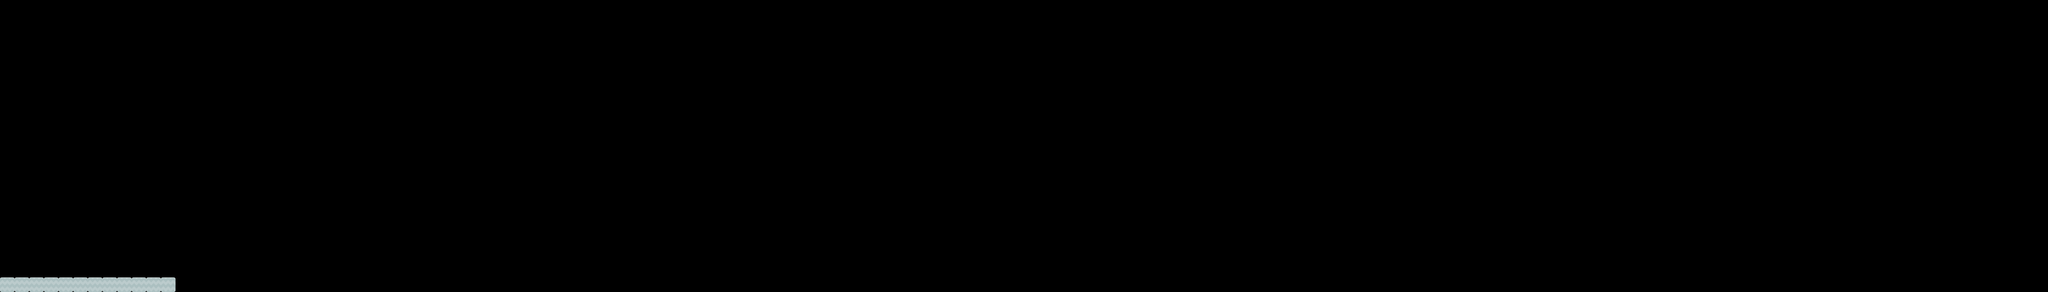

This game map was drawn from its Tiled (.tmx) file and the tilesets committed beside it. A one-line description and the full map source follow:
An orthogonal 140x20 tile map with 70x70 px tiles, 1 tile layer (Warstwa Kafelków 1) and 4 objects (2x Wall, Ground, Player).

<map version="1.0" tiledversion="1.0.3" orientation="orthogonal" renderorder="right-up" width="140" height="20" tilewidth="70" tileheight="70" nextobjectid="22">
 <tileset firstgid="1" source="Base pack - platformer game.tsx" />
 <objectgroup name="Walls">
  <object id="9" name="Ground" x="0" y="1330" width="9800" height="70" />
  <object id="10" name="Wall" x="560" y="1260" width="140" height="70" />
  <object id="20" name="Wall" x="630" y="1190" width="70" height="70" />
  <object id="21" name="Player" x="280" y="1050" width="66" height="92" />
 </objectgroup>
 <layer name="Warstwa Kafelków 1" width="140" height="20">
  <data encoding="csv">
0,0,0,0,0,0,0,0,0,0,0,0,0,0,0,0,0,0,0,0,0,0,0,0,0,0,0,0,0,0,0,0,0,0,0,0,0,0,0,0,0,0,0,0,0,0,0,0,0,0,0,0,0,0,0,0,0,0,0,0,0,0,0,0,0,0,0,0,0,0,0,0,0,0,0,0,0,0,0,0,0,0,0,0,0,0,0,0,0,0,0,0,0,0,0,0,0,0,0,0,0,0,0,0,0,0,0,0,0,0,0,0,0,0,0,0,0,0,0,0,0,0,0,0,0,0,0,0,0,0,0,0,0,0,0,0,0,0,0,0,
0,0,0,0,0,0,0,0,0,0,0,0,0,0,0,0,0,0,0,0,0,0,0,0,0,0,0,0,0,0,0,0,0,0,0,0,0,0,0,0,0,0,0,0,0,0,0,0,0,0,0,0,0,0,0,0,0,0,0,0,0,0,0,0,0,0,0,0,0,0,0,0,0,0,0,0,0,0,0,0,0,0,0,0,0,0,0,0,0,0,0,0,0,0,0,0,0,0,0,0,0,0,0,0,0,0,0,0,0,0,0,0,0,0,0,0,0,0,0,0,0,0,0,0,0,0,0,0,0,0,0,0,0,0,0,0,0,0,0,0,
0,0,0,0,0,0,0,0,0,0,0,0,0,0,0,0,0,0,0,0,0,0,0,0,0,0,0,0,0,0,0,0,0,0,0,0,0,0,0,0,0,0,0,0,0,0,0,0,0,0,0,0,0,0,0,0,0,0,0,0,0,0,0,0,0,0,0,0,0,0,0,0,0,0,0,0,0,0,0,0,0,0,0,0,0,0,0,0,0,0,0,0,0,0,0,0,0,0,0,0,0,0,0,0,0,0,0,0,0,0,0,0,0,0,0,0,0,0,0,0,0,0,0,0,0,0,0,0,0,0,0,0,0,0,0,0,0,0,0,0,
0,0,0,0,0,0,0,0,0,0,0,0,0,0,0,0,0,0,0,0,0,0,0,0,0,0,0,0,0,0,0,0,0,0,0,0,0,0,0,0,0,0,0,0,0,0,0,0,0,0,0,0,0,0,0,0,0,0,0,0,0,0,0,0,0,0,0,0,0,0,0,0,0,0,0,0,0,0,0,0,0,0,0,0,0,0,0,0,0,0,0,0,0,0,0,0,0,0,0,0,0,0,0,0,0,0,0,0,0,0,0,0,0,0,0,0,0,0,0,0,0,0,0,0,0,0,0,0,0,0,0,0,0,0,0,0,0,0,0,0,
0,0,0,0,0,0,0,0,0,0,0,0,0,0,0,0,0,0,0,0,0,0,0,0,0,0,0,0,0,0,0,0,0,0,0,0,0,0,0,0,0,0,0,0,0,0,0,0,0,0,0,0,0,0,0,0,0,0,0,0,0,0,0,0,0,0,0,0,0,0,0,0,0,0,0,0,0,0,0,0,0,0,0,0,0,0,0,0,0,0,0,0,0,0,0,0,0,0,0,0,0,0,0,0,0,0,0,0,0,0,0,0,0,0,0,0,0,0,0,0,0,0,0,0,0,0,0,0,0,0,0,0,0,0,0,0,0,0,0,0,
0,0,0,0,0,0,0,0,0,0,0,0,0,0,0,0,0,0,0,0,0,0,0,0,0,0,0,0,0,0,0,0,0,0,0,0,0,0,0,0,0,0,0,0,0,0,0,0,0,0,0,0,0,0,0,0,0,0,0,0,0,0,0,0,0,0,0,0,0,0,0,0,0,0,0,0,0,0,0,0,0,0,0,0,0,0,0,0,0,0,0,0,0,0,0,0,0,0,0,0,0,0,0,0,0,0,0,0,0,0,0,0,0,0,0,0,0,0,0,0,0,0,0,0,0,0,0,0,0,0,0,0,0,0,0,0,0,0,0,0,
0,0,0,0,0,0,0,0,0,0,0,0,0,0,0,0,0,0,0,0,0,0,0,0,0,0,0,0,0,0,0,0,0,0,0,0,0,0,0,0,0,0,0,0,0,0,0,0,0,0,0,0,0,0,0,0,0,0,0,0,0,0,0,0,0,0,0,0,0,0,0,0,0,0,0,0,0,0,0,0,0,0,0,0,0,0,0,0,0,0,0,0,0,0,0,0,0,0,0,0,0,0,0,0,0,0,0,0,0,0,0,0,0,0,0,0,0,0,0,0,0,0,0,0,0,0,0,0,0,0,0,0,0,0,0,0,0,0,0,0,
0,0,0,0,0,0,0,0,0,0,0,0,0,0,0,0,0,0,0,0,0,0,0,0,0,0,0,0,0,0,0,0,0,0,0,0,0,0,0,0,0,0,0,0,0,0,0,0,0,0,0,0,0,0,0,0,0,0,0,0,0,0,0,0,0,0,0,0,0,0,0,0,0,0,0,0,0,0,0,0,0,0,0,0,0,0,0,0,0,0,0,0,0,0,0,0,0,0,0,0,0,0,0,0,0,0,0,0,0,0,0,0,0,0,0,0,0,0,0,0,0,0,0,0,0,0,0,0,0,0,0,0,0,0,0,0,0,0,0,0,
0,0,0,0,0,0,0,0,0,0,0,0,0,0,0,0,0,0,0,0,0,0,0,0,0,0,0,0,0,0,0,0,0,0,0,0,0,0,0,0,0,0,0,0,0,0,0,0,0,0,0,0,0,0,0,0,0,0,0,0,0,0,0,0,0,0,0,0,0,0,0,0,0,0,0,0,0,0,0,0,0,0,0,0,0,0,0,0,0,0,0,0,0,0,0,0,0,0,0,0,0,0,0,0,0,0,0,0,0,0,0,0,0,0,0,0,0,0,0,0,0,0,0,0,0,0,0,0,0,0,0,0,0,0,0,0,0,0,0,0,
0,0,0,0,0,0,0,0,0,0,0,0,0,0,0,0,0,0,0,0,0,0,0,0,0,0,0,0,0,0,0,0,0,0,0,0,0,0,0,0,0,0,0,0,0,0,0,0,0,0,0,0,0,0,0,0,0,0,0,0,0,0,0,0,0,0,0,0,0,0,0,0,0,0,0,0,0,0,0,0,0,0,0,0,0,0,0,0,0,0,0,0,0,0,0,0,0,0,0,0,0,0,0,0,0,0,0,0,0,0,0,0,0,0,0,0,0,0,0,0,0,0,0,0,0,0,0,0,0,0,0,0,0,0,0,0,0,0,0,0,
0,0,0,0,0,0,0,0,0,0,0,0,0,0,0,0,0,0,0,0,0,0,0,0,0,0,0,0,0,0,0,0,0,0,0,0,0,0,0,0,0,0,0,0,0,0,0,0,0,0,0,0,0,0,0,0,0,0,0,0,0,0,0,0,0,0,0,0,0,0,0,0,0,0,0,0,0,0,0,0,0,0,0,0,0,0,0,0,0,0,0,0,0,0,0,0,0,0,0,0,0,0,0,0,0,0,0,0,0,0,0,0,0,0,0,0,0,0,0,0,0,0,0,0,0,0,0,0,0,0,0,0,0,0,0,0,0,0,0,0,
0,0,0,0,0,0,0,0,0,0,0,0,0,0,0,0,0,0,0,0,0,0,0,0,0,0,0,0,0,0,0,0,0,0,0,0,0,0,0,0,0,0,0,0,0,0,0,0,0,0,0,0,0,0,0,0,0,0,0,0,0,0,0,0,0,0,0,0,0,0,0,0,0,0,0,0,0,0,0,0,0,0,0,0,0,0,0,0,0,0,0,0,0,0,0,0,0,0,0,0,0,0,0,0,0,0,0,0,0,0,0,0,0,0,0,0,0,0,0,0,0,0,0,0,0,0,0,0,0,0,0,0,0,0,0,0,0,0,0,0,
0,0,0,0,0,0,0,0,0,0,0,0,0,0,0,0,0,0,0,0,0,0,0,0,0,0,0,0,0,0,0,0,0,0,0,0,0,0,0,0,0,0,0,0,0,0,0,0,0,0,0,0,0,0,0,0,0,0,0,0,0,0,0,0,0,0,0,0,0,0,0,0,0,0,0,0,0,0,0,0,0,0,0,0,0,0,0,0,0,0,0,0,0,0,0,0,0,0,0,0,0,0,0,0,0,0,0,0,0,0,0,0,0,0,0,0,0,0,0,0,0,0,0,0,0,0,0,0,0,0,0,0,0,0,0,0,0,0,0,0,
0,0,0,0,0,0,0,0,0,0,0,0,0,0,0,0,0,0,0,0,0,0,0,0,0,0,0,0,0,0,0,0,0,0,0,0,0,0,0,0,0,0,0,0,0,0,0,0,0,0,0,0,0,0,0,0,0,0,0,0,0,0,0,0,0,0,0,0,0,0,0,0,0,0,0,0,0,0,0,0,0,0,0,0,0,0,0,0,0,0,0,0,0,0,0,0,0,0,0,0,0,0,0,0,0,0,0,0,0,0,0,0,0,0,0,0,0,0,0,0,0,0,0,0,0,0,0,0,0,0,0,0,0,0,0,0,0,0,0,0,
0,0,0,0,0,0,0,0,0,0,0,0,0,0,0,0,0,0,0,0,0,0,0,0,0,0,0,0,0,0,0,0,0,0,0,0,0,0,0,0,0,0,0,0,0,0,0,0,0,0,0,0,0,0,0,0,0,0,0,0,0,0,0,0,0,0,0,0,0,0,0,0,0,0,0,0,0,0,0,0,0,0,0,0,0,0,0,0,0,0,0,0,0,0,0,0,0,0,0,0,0,0,0,0,0,0,0,0,0,0,0,0,0,0,0,0,0,0,0,0,0,0,0,0,0,0,0,0,0,0,0,0,0,0,0,0,0,0,0,0,
0,0,0,0,0,0,0,0,0,0,0,0,0,0,0,0,0,0,0,0,0,0,0,0,0,0,0,0,0,0,0,0,0,0,0,0,0,0,0,0,0,0,0,0,0,0,0,0,0,0,0,0,0,0,0,0,0,0,0,0,0,0,0,0,0,0,0,0,0,0,0,0,0,0,0,0,0,0,0,0,0,0,0,0,0,0,0,0,0,0,0,0,0,0,0,0,0,0,0,0,0,0,0,0,0,0,0,0,0,0,0,0,0,0,0,0,0,0,0,0,0,0,0,0,0,0,0,0,0,0,0,0,0,0,0,0,0,0,0,0,
0,0,0,0,0,0,0,0,0,0,0,0,0,0,0,0,0,0,0,0,0,0,0,0,0,0,0,0,0,0,0,0,0,0,0,0,0,0,0,0,0,0,0,0,0,0,0,0,0,0,0,0,0,0,0,0,0,0,0,0,0,0,0,0,0,0,0,0,0,0,0,0,0,0,0,0,0,0,0,0,0,0,0,0,0,0,0,0,0,0,0,0,0,0,0,0,0,0,0,0,0,0,0,0,0,0,0,0,0,0,0,0,0,0,0,0,0,0,0,0,0,0,0,0,0,0,0,0,0,0,0,0,0,0,0,0,0,0,0,0,
0,0,0,0,0,0,0,0,0,0,0,0,0,0,0,0,0,0,0,0,0,0,0,0,0,0,0,0,0,0,0,0,0,0,0,0,0,0,0,0,0,0,0,0,0,0,0,0,0,0,0,0,0,0,0,0,0,0,0,0,0,0,0,0,0,0,0,0,0,0,0,0,0,0,0,0,0,0,0,0,0,0,0,0,0,0,0,0,0,0,0,0,0,0,0,0,0,0,0,0,0,0,0,0,0,0,0,0,0,0,0,0,0,0,0,0,0,0,0,0,0,0,0,0,0,0,0,0,0,0,0,0,0,0,0,0,0,0,0,0,
0,0,0,0,0,0,0,0,0,0,0,0,0,0,0,0,0,0,0,0,0,0,0,0,0,0,0,0,0,0,0,0,0,0,0,0,0,0,0,0,0,0,0,0,0,0,0,0,0,0,0,0,0,0,0,0,0,0,0,0,0,0,0,0,0,0,0,0,0,0,0,0,0,0,0,0,0,0,0,0,0,0,0,0,0,0,0,0,0,0,0,0,0,0,0,0,0,0,0,0,0,0,0,0,0,0,0,0,0,0,0,0,0,0,0,0,0,0,0,0,0,0,0,0,0,0,0,0,0,0,0,0,0,0,0,0,0,0,0,0,
87,87,87,87,87,87,87,87,87,87,87,87,0,0,0,0,0,0,0,0,0,0,0,0,0,0,0,0,0,0,0,0,0,0,0,0,0,0,0,0,0,0,0,0,0,0,0,0,0,0,0,0,0,0,0,0,0,0,0,0,0,0,0,0,0,0,0,0,0,0,0,0,0,0,0,0,0,0,0,0,0,0,0,0,0,0,0,0,0,0,0,0,0,0,0,0,0,0,0,0,0,0,0,0,0,0,0,0,0,0,0,0,0,0,0,0,0,0,0,0,0,0,0,0,0,0,0,0,0,0,0,0,0,0,0,0,0,0,0,0
</data>
 </layer>
</map>
